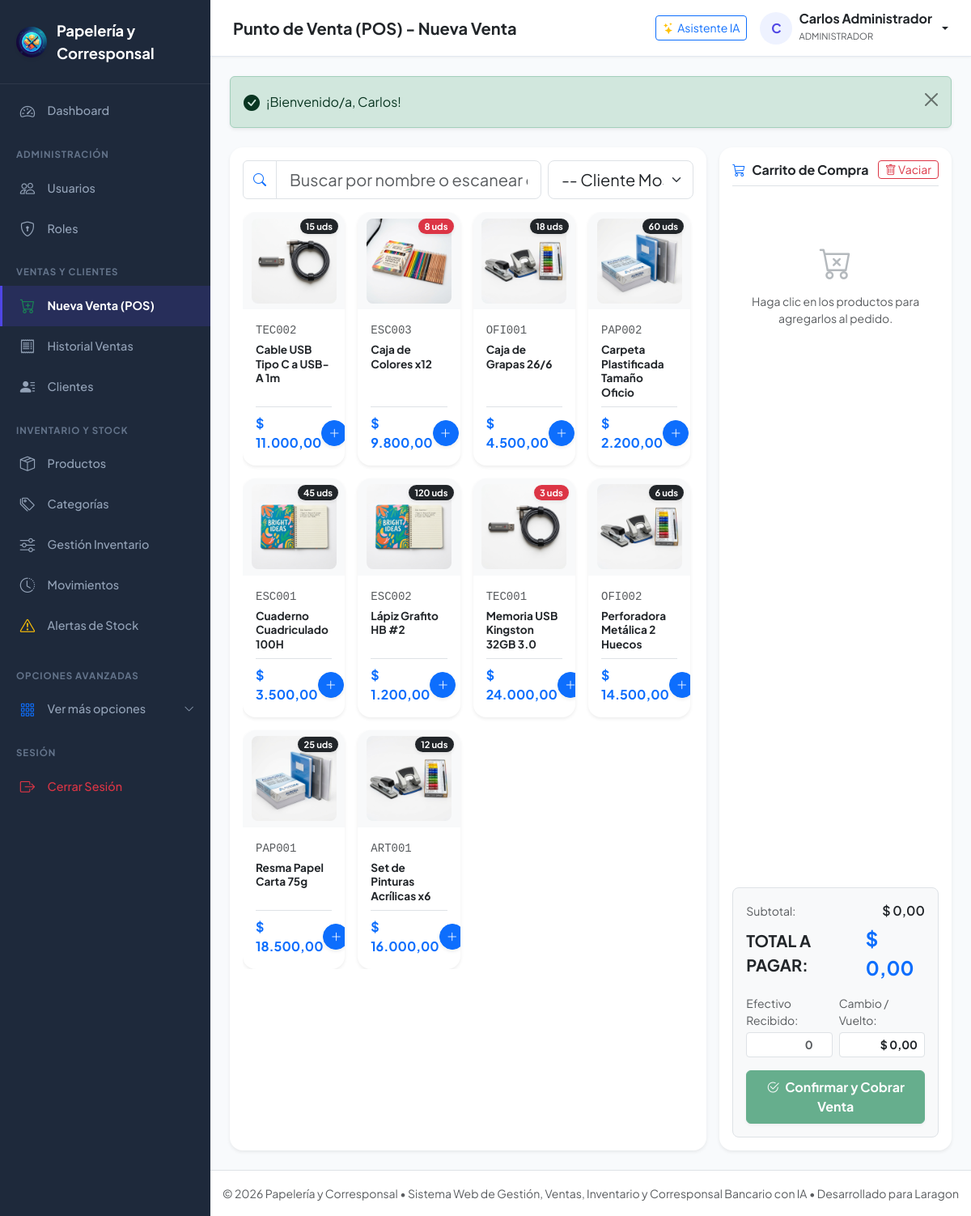
The page /Public/ventas/create (signed in) on the database its author committed.
### tables this page shows
CREATE TABLE IF NOT EXISTS `producto` (
    `id_producto` INT AUTO_INCREMENT PRIMARY KEY,
    `id_categoria` INT NOT NULL,
    `codigo` VARCHAR(50) NOT NULL UNIQUE,
    `nombre` VARCHAR(150) NOT NULL,
    `descripcion` VARCHAR(255) NULL,
    `precio` DECIMAL(12,2) NOT NULL,
    `stock_actual` INT NOT NULL DEFAULT 0,
    `stock_minimo` INT NOT NULL DEFAULT 0,
    `estado` ENUM('ACTIVO','INACTIVO') NOT NULL DEFAULT 'ACTIVO',
    `fecha_registro` DATETIME NOT NULL DEFAULT CURRENT_TIMESTAMP,
    `fecha_actualizacion` DATETIME NULL,
    CONSTRAINT `fk_producto_categoria` FOREIGN KEY (`id_categoria`) REFERENCES `categoria`(`id_categoria`) ON UPDATE CASCADE
);

### Controllers/VentaController.php (called while the page is built, shortened)
<?php
require_once __DIR__ . '/../Models/Producto.php';
class VentaController {
    private Producto $productoModel;
    public function __construct() {
        $this->productoModel = new Producto();
    }
    public function create(): void {
        $productos = $this->productoModel->getAll(true);
        require_once VIEWS_PATH . '/Ventas/create.php';
    }
}

### Public/index.php (called while the page is built, shortened)
<?php
require_once __DIR__ . '/../Config/config.php';
Router::resolve();

### Config/database.php (called while the page is built, shortened)
<?php
require_once __DIR__ . '/config.php';
class Database {
    private static ?PDO $instance = null;
    public static function getConnection(): PDO {
        if (self::$instance === null) {
            $host = env('DB_HOST', '127.0.0.1');
            $port = env('DB_PORT', '3306');
            $dbName = env('DB_DATABASE', 'papeleria_corresponsal');
            $username = env('DB_USERNAME', 'root');
            $password = env('DB_PASSWORD', '');
            $dsn = "mysql:host={$host};port={$port};dbname={$dbName};charset=utf8mb4";
            $options = [
                PDO::ATTR_ERRMODE            => PDO::ERRMODE_EXCEPTION,
                PDO::ATTR_DEFAULT_FETCH_MODE => PDO::FETCH_ASSOC,
                PDO::ATTR_EMULATE_PREPARES   => false,
                PDO::MYSQL_ATTR_INIT_COMMAND => "SET NAMES utf8mb4 COLLATE utf8mb4_unicode_ci"
            ];
            try {
                self::$instance = new PDO($dsn, $username, $password, $options);
            } catch (PDOException $e) {
                try {
                    $dsnNoDb = "mysql:host={$host};port={$port};charset=utf8mb4";
                    return new PDO($dsnNoDb, $username, $password, $options);
                } catch (PDOException $ex) {
                    die("Error crítico de conexión a la base de datos en Laragon: " . $ex->getMessage());
                }
            }
        }
        return self::$instance;
    }
}

### models/Producto.php (called while the page is built, shortened)
<?php
require_once __DIR__ . '/../Config/database.php';
class Producto {
    private PDO $db;
    public function __construct() {
        $this->db = Database::getConnection();
    }
    public function getAll(bool $onlyActive = false, ?int $categoryId = null, ?string $search = null): array {
        $sql = "SELECT p.*, c.nombre AS categoria_nombre
                FROM producto p
                JOIN categoria c ON p.id_categoria = c.id_categoria
                WHERE 1=1 ";
        $params = [];
        if ($onlyActive) {
            $sql .= " AND p.estado = 'ACTIVO' ";
        }
        $sql .= " ORDER BY p.nombre ASC";
        $stmt = $this->db->prepare($sql);
        $stmt->execute($params);
        return $stmt->fetchAll();
    }
}

### Config/config.php (called while the page is built, shortened)
<?php
function url($path = '') {
    $path = ltrim($path, '/');
    return BASE_URL . ($path ? '/' . $path : '');
}
function formatMoney($amount) {
    return '$ ' . number_format((float)$amount, 2, ',', '.');
}
function sanitize($data) {
    return htmlspecialchars(trim((string)$data), ENT_QUOTES, 'UTF-8');
}
function getProductImage($producto): string {
    $code = strtoupper($producto['codigo'] ?? '');
    $cat = strtoupper($producto['categoria_nombre'] ?? '');
    $name = strtoupper($producto['nombre'] ?? '');
    if (strpos($code, 'ESC') === 0 || strpos($cat, 'ESCOLAR') !== false || strpos($name, 'CUADERNO') !== false) {
        if (strpos($name, 'COLOR') !== false || strpos($name, 'LÁPIZ') !== false || strpos($name, 'LAPIZ') !== false) {
            return url('images/colores.jpg');
        }
        return url('images/cuaderno.jpg');
    }
    if (strpos($code, 'PAP') === 0 || strpos($cat, 'PAPELER') !== false || strpos($name, 'PAPEL') !== false || strpos($name, 'CARPETA') !== false) {
        return url('images/papel.jpg');
    }
    if (strpos($code, 'TEC') === 0 || strpos($cat, 'TECNO') !== false || strpos($name, 'USB') !== false || strpos($name, 'CABLE') !== false) {
        return url('images/tecnologia.jpg');
    }
    if (strpos($code, 'OFI') === 0 || strpos($cat, 'OFICINA') !== false || strpos($name, 'GRAPAS') !== false || strpos($name, 'PERFORADORA') !== false) {
        return url('images/oficina.jpg');
    }
    if (strpos($code, 'ART') === 0 || strpos($cat, 'ARTE') !== false || strpos($name, 'PINTURA') !== false) {
        return url('images/arte.jpg');
    }
    return url('images/utiles.jpg');
}

### Views/Ventas/create.php (the view, shortened to what this page needs)
<?php
require_once VIEWS_PATH . '/Layouts/header.php';
?>
<div id="pos-container">
    <div class="row g-3">
        <div class="col-12 col-lg-7 col-xl-8">
            <div class="card shadow-sm border-0 rounded-4 p-3 h-100">
                <div class="row g-2 mb-3">
                    <div class="col-12 col-sm-8">
                        <div class="input-group">
                            <span class="input-group-text bg-white"><i class="bi bi-search text-primary"></i></span>
                            <input type="text" id="pos-search-product" class="form-control form-control-lg" placeholder="Buscar por nombre o escanear código de barras [ENTER]..." autofocus>
                        </div>
                    </div>
                    <div class="col-12 col-sm-4">
                        <select id="pos-cliente-select" class="form-select form-select-lg">
                            <option value="">-- Cliente Mostrador --</option>
                        </select>
                    </div>
                </div>
                <div class="overflow-y-auto pe-1" style="max-height: calc(100vh - 240px);">
                    <div class="row g-3" id="pos-product-grid">
                        <?php foreach ($productos as $pr): ?>
                            <div class="col-6 col-md-4 col-xl-3 pos-product-item"
                                 data-id="<?= $pr['id_producto'] ?>"
                                 data-codigo="<?= sanitize($pr['codigo']) ?>"
                                 data-nombre="<?= sanitize($pr['nombre']) ?>"
                                 data-precio="<?= $pr['precio'] ?>"
                                 data-stock="<?= $pr['stock_actual'] ?>">
                                <div class="pos-product-card card h-100 border-0 shadow-sm rounded-4 overflow-hidden position-relative p-0" style="cursor: pointer; transition: transform 0.15s ease, box-shadow 0.15s ease;">
                                    <div class="position-relative bg-light text-center p-2" style="height: 120px; display: flex; align-items: center; justify-content: center; overflow: hidden;">
                                        <img src="<?= getProductImage($pr) ?>" alt="<?= sanitize($pr['nombre']) ?>" style="max-height: 105px; max-width: 100%; object-fit: contain; border-radius: 8px;">
                                        <span class="position-absolute top-0 end-0 m-2 badge <?= $pr['stock_actual'] <= $pr['stock_minimo'] ? 'bg-danger' : 'bg-dark' ?> rounded-pill shadow-sm" style="font-size: 0.7rem;">
                                            <?= $pr['stock_actual'] ?> uds
                                        </span>
                                    </div>
                                    <div class="card-body p-3 d-flex flex-column justify-content-between">
                                        <div>
                                            <code class="small text-muted d-block mb-1"><?= sanitize($pr['codigo']) ?></code>
                                            <h6 class="fw-bold text-dark mb-2" style="font-size: 0.85rem; line-height: 1.3; min-height: 34px;">
                                                <?= sanitize($pr['nombre']) ?>
                                            </h6>
                                        </div>
                                        <div class="d-flex justify-content-between align-items-center pt-2 border-top mt-auto">
                                            <span class="fw-bold text-primary fs-6"><?= formatMoney($pr['precio']) ?></span>
                                            <button class="btn btn-sm btn-primary rounded-circle shadow-sm d-flex align-items-center justify-content-center" style="width: 32px; height: 32px;" title="Agregar al carrito">
                                                <i class="bi bi-plus-lg"></i>
                                            </button>
                                        </div>
                                    </div>
                                </div>
                            </div>
                        <?php endforeach; ?>
                    </div>
                </div>
            </div>
        </div>
        <div class="col-12 col-lg-5 col-xl-4">
            <div class="card shadow-sm border-0 rounded-4 p-3 pos-cart">
                <div class="d-flex align-items-center justify-content-between pb-2 border-bottom">
                    <h6 class="fw-bold mb-0 text-dark"><i class="bi bi-cart3 text-primary me-2"></i>Carrito de Compra</h6>
                    <button type="button" class="btn btn-sm btn-outline-danger py-0 px-2" onclick="window.posApp.clearCart()">
                        <i class="bi bi-trash"></i> Vaciar
                    </button>
                </div>
                <div class="pos-cart-items" id="pos-cart-items">
                    <div class="text-center text-muted py-5" id="pos-empty-cart">
                        <i class="bi bi-cart-x fs-1 text-secondary opacity-50 mb-2 d-block"></i>
                        <p class="mb-0 small">Haga clic en los productos para agregarlos al pedido.</p>
                    </div>
                </div>
                <div class="p-3 bg-light rounded-3 border mt-auto">
                    <div class="d-flex justify-content-between align-items-center mb-1">
                        <span class="text-muted small">Subtotal:</span>
                        <span class="fw-semibold text-dark" id="pos-subtotal">$ 0,00</span>
                    </div>
                    <div class="d-flex justify-content-between align-items-center mb-3">
                        <span class="fs-5 fw-bold text-dark">TOTAL A PAGAR:</span>
                        <span class="fs-4 fw-bold text-primary" id="pos-total">$ 0,00</span>
                    </div>
                    <div class="row g-2 mb-3">
                        <div class="col-6">
                            <label for="pos-cash-received" class="form-label small text-muted mb-1">Efectivo Recibido:</label>
                            <input type="number" step="100" class="form-control form-control-sm text-end fw-bold" id="pos-cash-received" placeholder="0">
                        </div>
                        <div class="col-6">
                            <label class="form-label small text-muted mb-1">Cambio / Vuelto:</label>
                            <div class="form-control form-control-sm text-end fw-bold bg-white" id="pos-change">$ 0,00</div>
                        </div>
                    </div>
                    <button type="button" class="btn btn-success w-100 py-2 fw-bold shadow-sm" id="pos-btn-finish" disabled>
                        <i class="bi bi-check2-circle me-1"></i> Confirmar y Cobrar Venta
                    </button>
                </div>
            </div>
        </div>
    </div>
</div>
<?php require_once VIEWS_PATH . '/Layouts/footer.php'; ?>

### Public/css/style.css (style rules this page uses)
:root { --primary-color: #4f46e5; --primary-hover: #4338ca; --primary-light: #eef2ff; --secondary-color: #0ea5e9; --success-color: #10b981; --warning-color: #f59e0b; --danger-color: #ef4444; --dark-bg: #0f172a; --sidebar-bg: #1e293b; --sidebar-hover: #334155; --sidebar-text: #94a3b8; --sidebar-active: #ffffff; --card-bg: #ffffff; --body-bg: #f8fafc; --border-color: #e2e8f0; --text-main: #1e293b; --text-muted: #64748b; --radius-sm: 8px; --radius-md: 12px; --radius-lg: 16px; --shadow-sm: 0 1px 3px rgba(0,0,0,0.05); --shadow-md: 0 4px 6px -1px rgba(0,0,0,0.07), 0 2px 4px -2px rgba(0,0,0,0.05); --shadow-lg: 0 10px 15px -3px rgba(0,0,0,0.08), 0 4px 6px -4px rgba(0,0,0,0.04); }
body { font-family: 'Plus Jakarta Sans', 'Inter', -apple-system, BlinkMacSystemFont, 'Segoe UI', Roboto, sans-serif; background-color: var(--body-bg); color: var(--text-main); min-height: 100vh; display: flex; flex-direction: column; }
.pos-cart { background: #ffffff; border: 1px solid var(--border-color); border-radius: var(--radius-md); box-shadow: var(--shadow-md); height: calc(100vh - 140px); display: flex; flex-direction: column; }
.pos-cart-items { flex-grow: 1; overflow-y: auto; padding: 1rem; }
.pos-product-card { cursor: pointer; border: 1px solid var(--border-color); border-radius: var(--radius-sm); transition: all 0.15s ease; background: #ffffff; }

### rows shown on the page
producto: stock_actual "15", codigo "TEC002", nombre "Cable USB Tipo C a USB-A 1m", precio "$ 11.000,00"
producto: shows a picture, stock_actual "8", codigo "ESC003", nombre "Caja de Colores x12", precio "$ 9.800,00"
producto: stock_actual "18", codigo "OFI001", nombre "Caja de Grapas 26/6", precio "$ 4.500,00"
producto: stock_actual "60", codigo "PAP002", nombre "Carpeta Plastificada Tamaño Oficio", precio "$ 2.200,00"
producto: stock_actual "45", codigo "ESC001", nombre "Cuaderno Cuadriculado 100H", precio "$ 3.500,00"
producto: stock_actual "120", codigo "ESC002", nombre "Lápiz Grafito HB #2", precio "$ 1.200,00"
producto: stock_actual "3", codigo "TEC001", nombre "Memoria USB Kingston 32GB 3.0", precio "$ 24.000,00"
producto: stock_actual "6", codigo "OFI002", nombre "Perforadora Metálica 2 Huecos", precio "$ 14.500,00"
producto: stock_actual "25", codigo "PAP001", nombre "Resma Papel Carta 75g", precio "$ 18.500,00"
producto: stock_actual "12", codigo "ART001", nombre "Set de Pinturas Acrílicas x6", precio "$ 16.000,00"

### other values the page prints
APP_NAME "Papelería y Corresponsal"
$pageTitle "Punto de Venta (POS) - Nueva Venta"
substr($_SESSION['user_name'] ?? 'U', 0, 1) "C"
$_SESSION['user_name'] "Carlos Administrador"
$_SESSION['user_role'] "ADMINISTRADOR"
$flash['message'] "¡Bienvenido/a, Carlos!"
